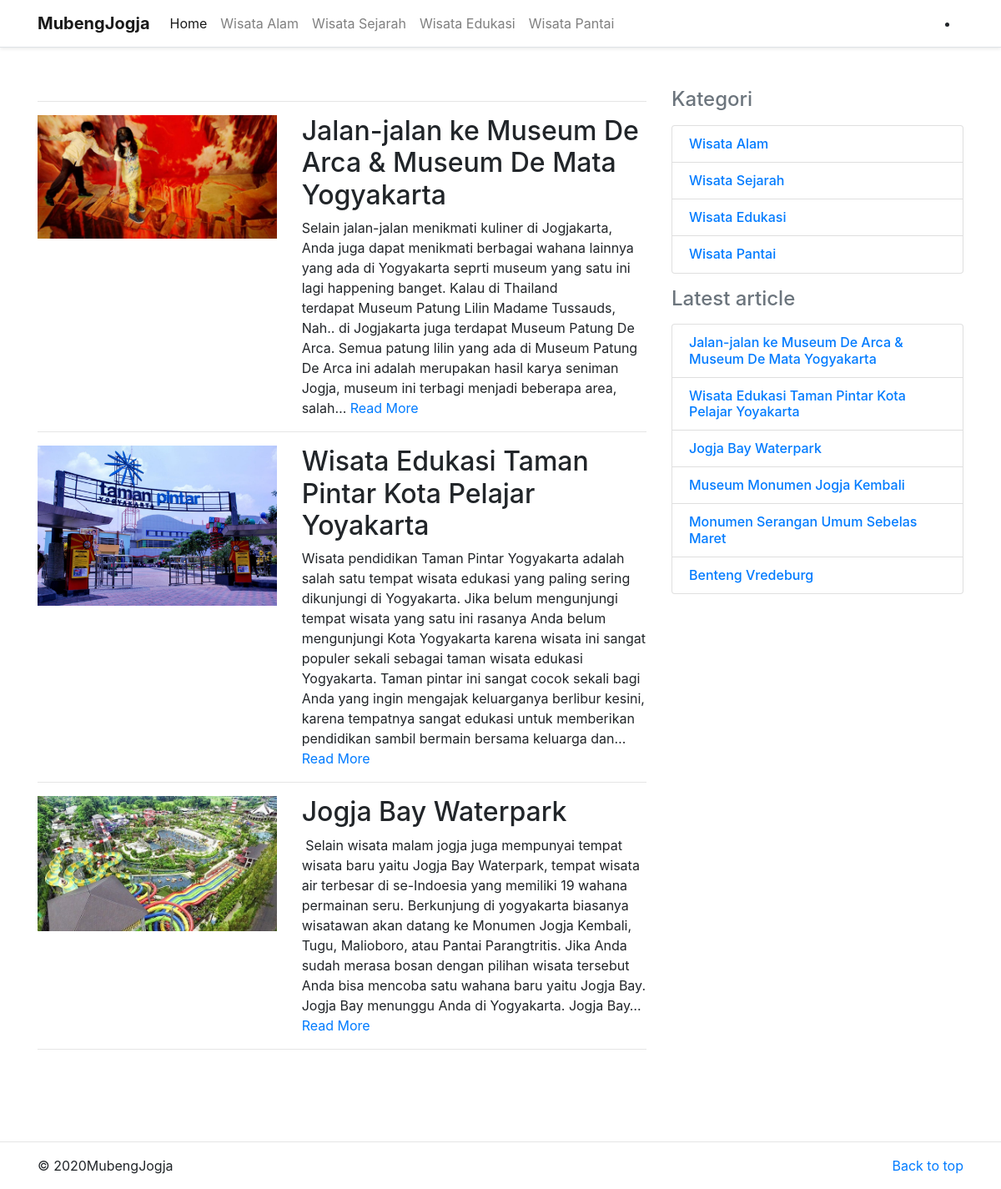
/index/kategori/wisata-edukasi, run on the app's committed database.
### tables this page shows
CREATE TABLE `kategori` (
  `id_kategori` int(11) NOT NULL,
  `slug_kategori` varchar(128) NOT NULL,
  `nama_kategori` varchar(128) NOT NULL,
  `dibuat` timestamp NOT NULL,
  `diperbarui` timestamp NOT NULL DEFAULT CURRENT_TIMESTAMP ON UPDATE CURRENT_TIMESTAMP
);

CREATE TABLE `artikel` (
  `id_artikel` int(11) NOT NULL,
  `id_user` int(11) NOT NULL,
  `id_kategori` int(11) NOT NULL,
  `slug_artikel` varchar(128) NOT NULL,
  `judul` varchar(128) NOT NULL,
  `isi_artikel` text NOT NULL,
  `gambar` varchar(128) NOT NULL,
  `status_artikel` varchar(128) NOT NULL,
  `kata_kunci` text NOT NULL,
  `dibuat` timestamp NOT NULL,
  `diperbarui` timestamp NOT NULL DEFAULT CURRENT_TIMESTAMP ON UPDATE CURRENT_TIMESTAMP
);

### application/views/frontend/layout/wrapp.php (called while the page is built)
<?php
require_once('head.php');
require_once('header.php');
require_once('content.php');
require_once('sidebar.php');
require_once('footer.php');

### application/controllers/index.php (called while the page is built, shortened)
<?php
class Index extends CI_Controller
{
	public function __construct()
	{
		$this->load->model('artikel_model');
		$this->load->model('kategori_model');
	}
	public function kategori($slug_kategori)
	{
		$kategori = $this->kategori_model->view_kategori($slug_kategori);
		$all_kategori = $this->kategori_model->get_all();
		$id_kategori = $kategori->id_kategori;
		$latepost = $this->artikel_model->latest();
		$this->load->library('pagination');
		$config['base_url'] = base_url('index/kategori/' . $slug_kategori . '/index/');
		$config['total_rows'] = count($this->artikel_model->total_kategori($id_kategori));
		$config['per_page'] = 4;
		$config['uri_segment'] = 5;
		$limit = $config['per_page'];
		$start = ($this->uri->segment(5)) ? ($this->uri->segment(5)) : 0;
		$this->pagination->initialize($config);
		$artikel = $this->artikel_model->kategori_artikel($id_kategori, $limit, $start);
		$data = array(
			'paginasi' => $this->pagination->create_links(),
			'artikel' => $artikel,
			'latepost' => $latepost,
			'all_kategori' => $all_kategori,
			'content' => 'frontend/artikel/get_all'
		);
		$this->load->view('frontend/layout/wrapp', $data, false);
	}
}

### index.php (called while the page is built, shortened)
<?php
require_once BASEPATH.'core/CodeIgniter.php';

### application/models/kategori_model.php (called while the page is built, shortened)
<?php
class Kategori_model extends CI_Model
{
    public function get_all()
    {
        $this->db->select('*');
        $this->db->from('kategori');
        $this->db->order_by('id_kategori', 'asc');
        $query = $this->db->get();
        return $query->result();
    }
    public function view_kategori($slug_kategori)
    {
        $this->db->select('*');
        $this->db->from('kategori');
        $this->db->where(array(
            'kategori.slug_kategori' => $slug_kategori
        ));
        $this->db->order_by('id_kategori', 'desc');
        $query = $this->db->get();
        return $query->row();
    }
}

### application/views/frontend/layout/content.php (called while the page is built)
<?php
if ($content) {
    $this->load->view($content);
}

### application/config/config.php (called while the page is built, shortened)
<?php
$http = 'http'. ((isset($_SERVER['HTTPS'])&&$_SERVER['HTTPS']=='on')?'s':'').'://';
$newurl = str_replace("index.php","", $_SERVER['SCRIPT_NAME']);
$config['base_url'] = "$http". $_SERVER['SERVER_NAME']."".$newurl;
$config['index_page'] = '';
$config['uri_protocol']	= 'REQUEST_URI';
$config['url_suffix'] = '';
$config['language']	= 'english';
$config['charset'] = 'UTF-8';
$config['enable_hooks'] = FALSE;
$config['subclass_prefix'] = 'MY_';
$config['composer_autoload'] = FALSE;
$config['permitted_uri_chars'] = 'a-z 0-9~%.:_\-';
$config['enable_query_strings'] = FALSE;
$config['controller_trigger'] = 'c';
$config['function_trigger'] = 'm';
$config['directory_trigger'] = 'd';
$config['allow_get_array'] = TRUE;
$config['log_threshold'] = 0;
$config['log_path'] = '';
$config['log_file_extension'] = '';
$config['log_file_permissions'] = 0644;
$config['log_date_format'] = 'Y-m-d H:i:s';
$config['error_views_path'] = '';
$config['cache_path'] = '';
$config['cache_query_string'] = FALSE;
$config['encryption_key'] = '';
$config['sess_driver'] = 'files';
$config['sess_cookie_name'] = 'ci_session';
$config['sess_expiration'] = 7200;
$config['sess_save_path'] = NULL;
$config['sess_match_ip'] = FALSE;
$config['sess_time_to_update'] = 300;
$config['sess_regenerate_destroy'] = FALSE;
$config['cookie_prefix']	= '';
$config['cookie_domain']	= '';
$config['cookie_path']		= '/';
$config['cookie_secure']	= FALSE;
$config['cookie_httponly'] 	= FALSE;
$config['standardize_newlines'] = FALSE;
$config['global_xss_filtering'] = FALSE;
$config['csrf_protection'] = TRUE;
$config['csrf_token_name'] = 'csrf_test_name';
$config['csrf_cookie_name'] = 'csrf_cookie_name';
$config['csrf_expire'] = 7200;
$config['csrf_regenerate'] = TRUE;
$config['csrf_exclude_uris'] = array();
$config['compress_output'] = FALSE;
$config['time_reference'] = 'local';
$config['rewrite_short_tags'] = FALSE;
$config['proxy_ips'] = '';

### application/config/disqus.php (called while the page is built)
<?php if (!defined('BASEPATH')) exit('No direct script access allowed');
$config['disqus_shortname'] = 'mubengjogja-com';
$config['disqus_developer'] = 1;

### application/models/artikel_model.php (called while the page is built, shortened)
<?php
class Artikel_model extends CI_Model
{
	public function latest()
	{
		$this->db->select('artikel.*,kategori.nama_kategori, kategori.slug_kategori, user.nama');
		$this->db->from('artikel');
		$this->db->join('kategori', 'kategori.id_kategori = artikel.id_kategori', 'left');
		$this->db->join('user', 'user.id_user = artikel.id_user', 'left');
		$this->db->where(array('status_artikel' => 'Publish'));
		$this->db->order_by('id_artikel', 'desc');
		$this->db->limit(6);
		$query = $this->db->get();
		return $query->result();
	}
	public function kategori_artikel($id_kategori, $limit, $start)
	{
		$this->db->select('artikel.*,kategori.nama_kategori, kategori.slug_kategori, user.nama');
		$this->db->from('artikel');
		$this->db->join('kategori', 'kategori.id_kategori = artikel.id_kategori', 'left');
		$this->db->join('user', 'user.id_user = artikel.id_user', 'left');
		$this->db->where(array(
			'status_artikel' => 'Publish',
			'artikel.id_kategori' => $id_kategori
		));
		$this->db->order_by('id_artikel', 'desc');
		$this->db->limit($limit, $start);
		$query = $this->db->get();
		return $query->result();
	}
	public function total_kategori($id_kategori)
	{
		$this->db->select('artikel.*,kategori.nama_kategori, kategori.slug_kategori, user.nama');
		$this->db->from('artikel');
		$this->db->join('kategori', 'kategori.id_kategori = artikel.id_kategori', 'left');
		$this->db->join('user', 'user.id_user = artikel.id_user', 'left');
		$this->db->where(array(
			'status_artikel' => 'Publish',
			'artikel.id_kategori' => $id_kategori
		));
		$this->db->order_by('id_artikel', 'desc');
		$query = $this->db->get();
		return $query->result();
	}
}

### application/views/frontend/artikel/get_all.php (the view, shortened to what this page needs)
<div class="col-md-8">
    <hr class="featurette-divider">
    <?php foreach ($artikel as $artikel) { ?>
    <div class="row featurette">
        <div class="col-md-5 order-md-1">
            <img class="img-fluid" src="<?= base_url('assets/upload/images/' . $artikel->gambar); ?>">
        </div>
        <div class="col-md-7 order-md-2">
            <h2 class="featurette-heading"><?= strip_tags(character_limiter($artikel->judul, 50)); ?></h2>
            <?php echo strip_tags(character_limiter($artikel->isi_artikel)); ?>
            <a href="<?= base_url('index/detail/' . $artikel->slug_artikel); ?>"> Read More</a>
        </div>
    </div>
    <hr class="featurette-divider">
    <?php } ?>
    <div class="pagination col-md-12 text-center">
    </div>
</div>

### application/views/frontend/layout/header.php (shortened to what this page needs)
<?php $kategori = $this->kategori_model->get_all(); ?>
<header>
    <nav class="navbar navbar-expand-md navbar-light bg-white border-bottom shadow-sm">
        <div class="container">
            <a class="navbar-brand" href="#"><strong>MubengJogja</strong></a>
            <div class="collapse navbar-collapse" id="navbarCollapse">
                <ul class="navbar-nav mr-auto">
                    <li class="nav-item active">
                        <a class="nav-link" href="<?= base_url(); ?>">Home <span class="sr-only">(current)</span></a>
                    </li>
                    <?php foreach ($kategori as $kategori) { ?>
                    <li class="nav-item">
                        <a class="nav-link"
                            href="<?= base_url('index/kategori/' . $kategori->slug_kategori); ?>"><?= $kategori->nama_kategori; ?></a>
                    </li>
                    <?php }; ?>
                </ul>
                <li class="navbar-nav">
                <li class="nav-item">
                </li>
                </li>
            </div>
        </div>
    </nav>
</header>
<main role="main">
    <div class="container py-5">
        <div class="row">

### application/views/frontend/layout/sidebar.php
<div class="col-md-4">
    <h4 class="d-flex justify-content-between align-items-center mb-3">
        <span class="text-muted">Kategori</span>
    </h4>
    <ul class="list-group mb-3">
        <?php foreach ($all_kategori as $all_kategori) { ?>
        <li class="list-group-item d-flex justify-content-between lh-condensed">
            <div>
                <h6 class="my-0"><a
                        href="<?= base_url('index/kategori/' . $all_kategori->slug_kategori); ?>"><?= $all_kategori->nama_kategori; ?></a>
                </h6>
            </div>
        </li>
        <?php } ?>
    </ul>
    <h4 class="d-flex justify-content-between align-items-center mb-3">
        <span class="text-muted">Latest article</span>
    </h4>
    <ul class="list-group mb-3">
        <?php foreach ($latepost as $latepost) { ?>
        <li class="list-group-item d-flex justify-content-between lh-condensed">
            <div>
                <h6 class="my-0"><a
                        href="<?= base_url('index/detail/' . $latepost->slug_artikel); ?>"><?= $latepost->judul; ?></a>
                </h6>
            </div>
        </li>
        <?php } ?>
    </ul>
</div>

### assets/css/style.css (style rules this page uses)
.pagination { padding: 15px 20px; background-color: #ffffff; border-radius: 10px; }

### data on the page
kategori: nama_kategori "Wisata Alam"
kategori: nama_kategori "Wisata Sejarah"
kategori: nama_kategori "Wisata Edukasi"
kategori: nama_kategori "Wisata Pantai"
artikel: gambar (picture), judul "Jalan-jalan ke Museum De Arca & Museum De Mata Yogyakarta", isi_artikel "Selain jalan-jalan menikmati kuliner di Jogjakarta, Anda juga dapat menikmati berbagai wahana lainnya yang ada di Yogyakarta seprti museum yang satu ini lagi happening banget. Kalau di Thailand terdapat Museum Patung Lilin Madame Tussauds, Nah.. di Jogjakarta juga terdapat Museum Patung De Arca. Semua patung lilin yang ada di Museum Patung De Arca ini adalah merupakan hasil karya seniman Jogja, museum ini terbagi menjadi beberapa area, salah…"
artikel: gambar (picture), judul "Wisata Edukasi Taman Pintar Kota Pelajar Yoyakarta", isi_artikel "Wisata pendidikan Taman Pintar Yogyakarta adalah salah satu tempat wisata edukasi yang paling sering dikunjungi di Yogyakarta. Jika belum mengunjungi tempat wisata yang satu ini rasanya Anda belum mengunjungi Kota Yogyakarta karena wisata ini sangat populer sekali sebagai taman wisata edukasi Yogyakarta. Taman pintar ini sangat cocok sekali bagi Anda yang ingin mengajak keluarganya berlibur kesini, karena tempatnya sangat edukasi untuk memberikan pendidikan sambil bermain bersama keluarga dan…"
artikel: gambar (picture), judul "Jogja Bay Waterpark", isi_artikel "Selain wisata malam jogja juga mempunyai tempat wisata baru yaitu Jogja Bay Waterpark, tempat wisata air terbesar di se-Indoesia yang memiliki 19 wahana permainan seru. Berkunjung di yogyakarta biasanya wisatawan akan datang ke Monumen Jogja Kembali, Tugu, Malioboro, atau Pantai Parangtritis. Jika Anda sudah merasa bosan dengan pilihan wisata tersebut Anda bisa mencoba satu wahana baru yaitu Jogja Bay. Jogja Bay menunggu Anda di Yogyakarta. Jogja Bay…"
artikel: judul "Museum Monumen Jogja Kembali"
artikel: judul "Monumen Serangan Umum Sebelas Maret"
artikel: judul "Benteng Vredeburg"
